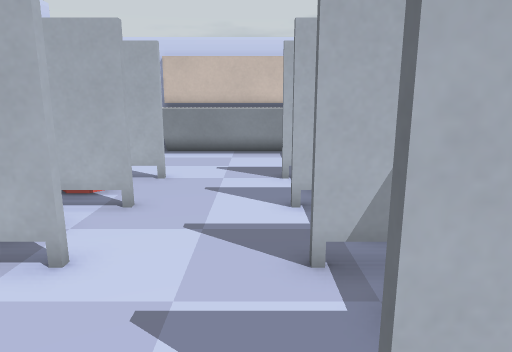
view 1 (above)

21 first-person views from a walk through a level from a Godot 3-D game. The camera is 1.2 m above the floor, tilts 12° down and sees 70° across. The floor is counted in squares, 0.5 m on a side. Each view is taken from the middle of a square. On the plan, view 1 faces up. The plan holds only what a view shows up to about 20 squares ahead; the rest is blank. Door leaves are left out where a doorway can be walked through. Some surface patterns are stand-ins.

view 2
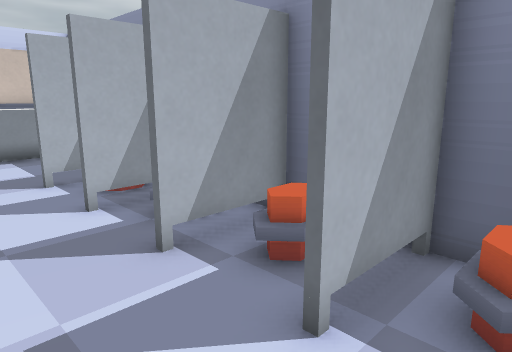

view 3
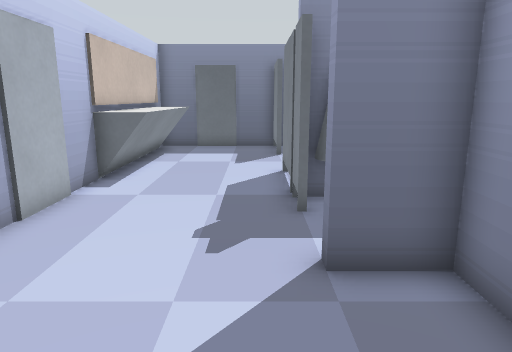

view 4
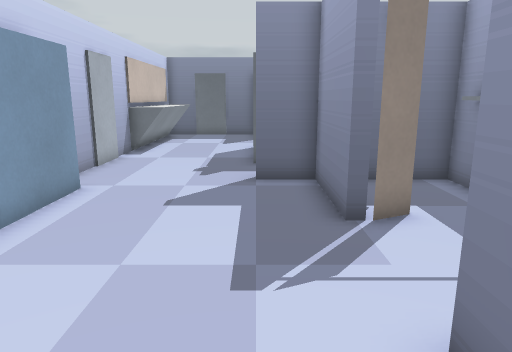

view 5
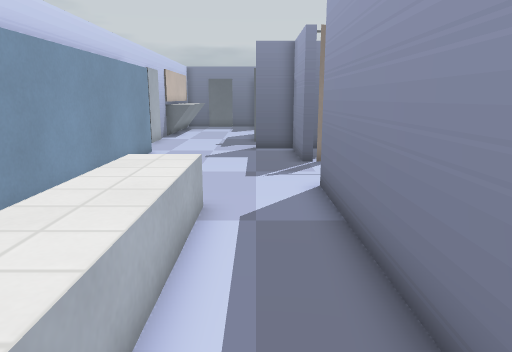

view 6
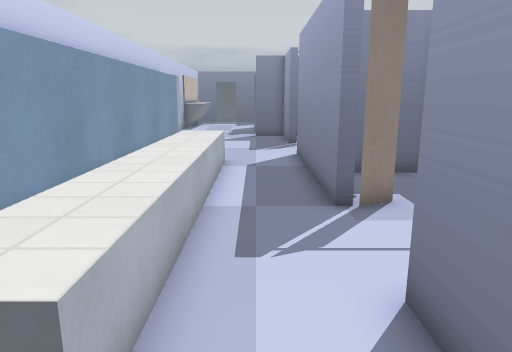

view 7
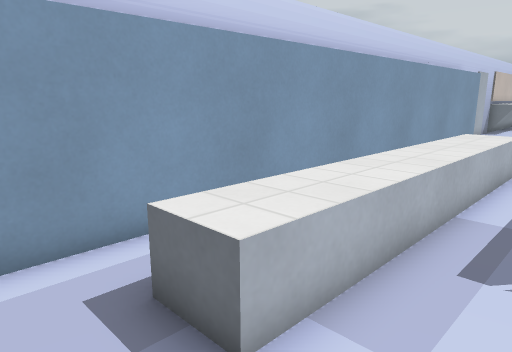

view 8
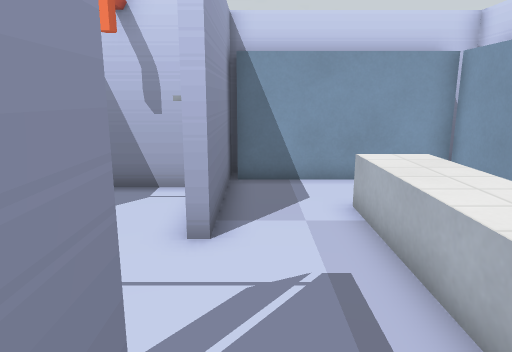

view 9
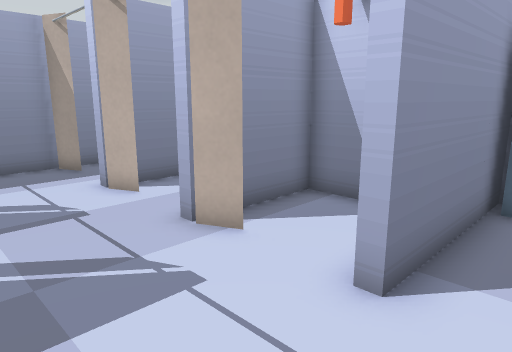

view 10
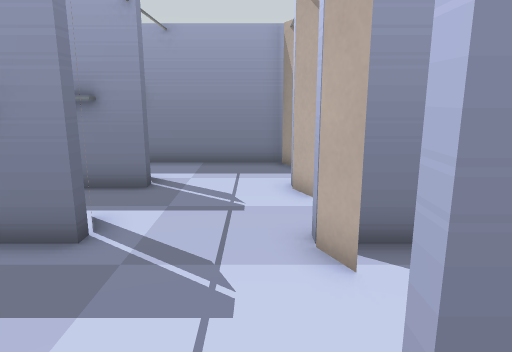

view 11
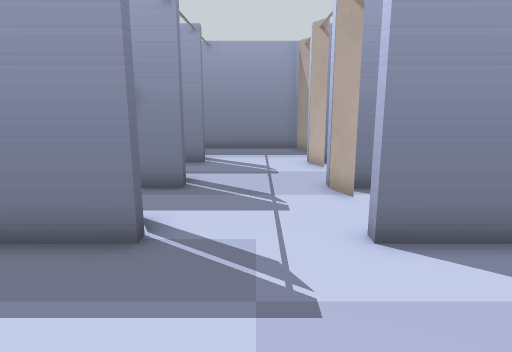

view 12
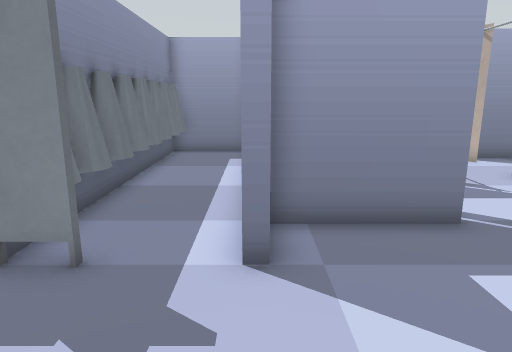

view 13
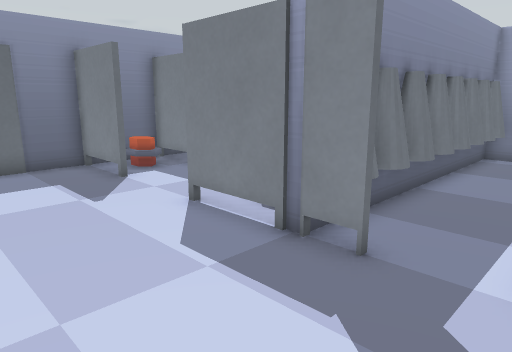

view 14
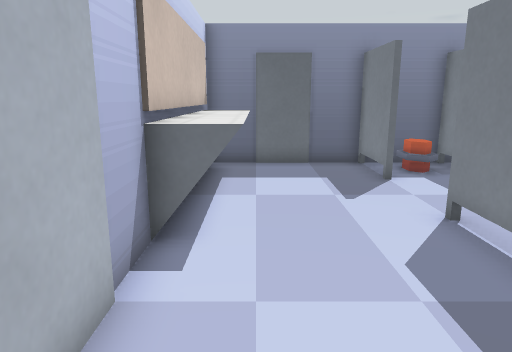

view 15
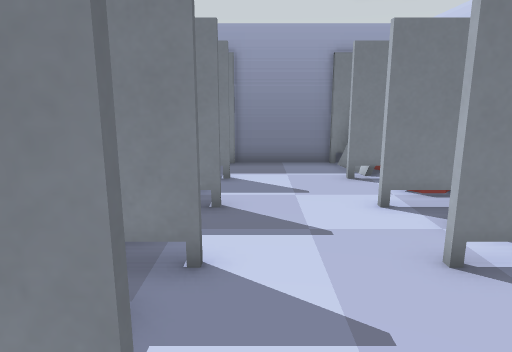

view 16
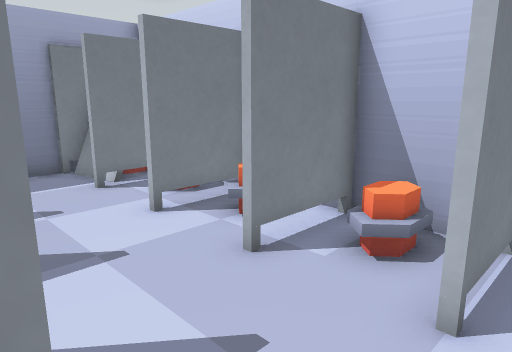

view 17
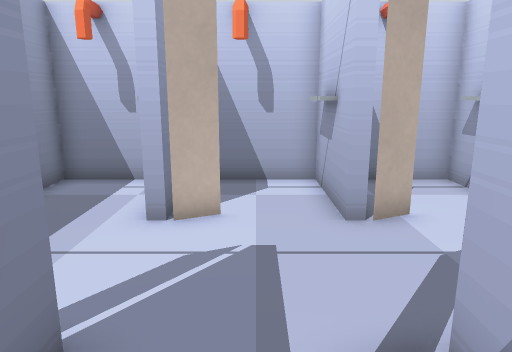

view 18
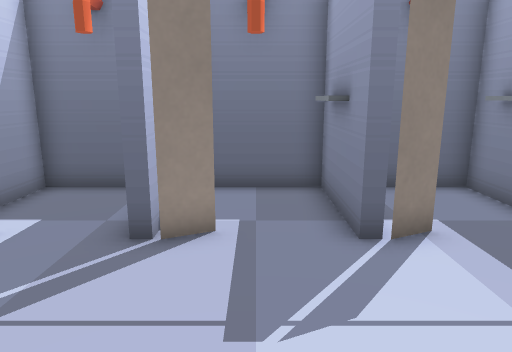

view 19
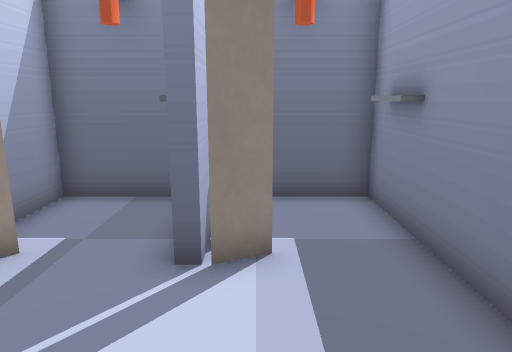

view 20
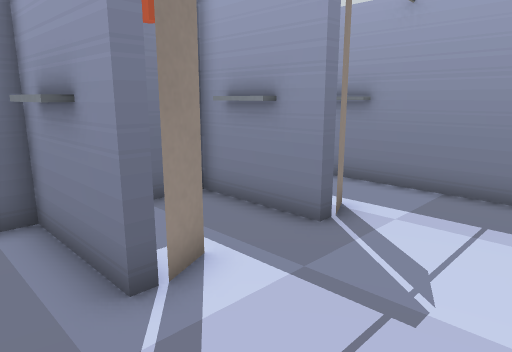

view 21
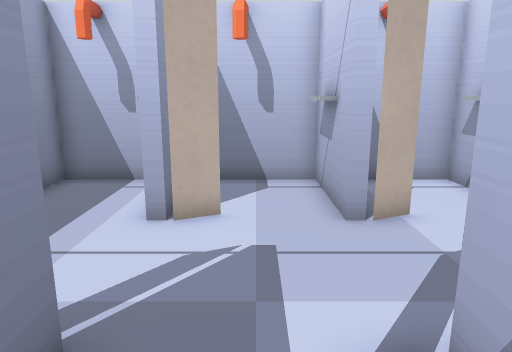

### Floor plan
Key: @ floor where view 1 was taken; # wall or solid block; x gap in a wall; . floor; / step, stairs or slope; D door; = window, fence, low wall or low ledge; ^ raised ledge; O other object.
Columns run from 36 left of view 1 to 4 right of it. Each row starts with its distance up from view 1.
 17                            ##############
 16 #O########################......^^^^^^^^#
 15  O....              ............^^^^^^^xD
 14  O..^^^^^^^^^^^^. ......................D
 13  O..^^^^^^^^^^^^^ ......................D
 12  O..^^^^^^^^^^^^........................#
 11  O...........................#####...####
 10  O........................#..##O/D...DO/#
  9 ######....########....#####..##O/D...DO/#
  8   #.......O#..#.......O#..#..#####...####
  7   #...........#...........#..##O/D...DO/
  6   #..#O.......#..#O.......#..##O/D...DO/
  5   #####...#########...#####..#####...####
  4   #.......O#..#.......O#..#..##O/D...DO #
  3   #...........#...........#..## /D...DO #
  2   #..#O.......#..#O.......#..#####...####
  1   # ###...#########...#####..## ##...DO/#
  0   #.......O   #.......O#..#..#  #=..@D
 -1   #.........  #...........####  ######
 -2   #.. O...... #.. O.......#
 -3   ##############  #########

Where each view was taken, in squares from view 1:
view 1: 0 up, 0 right, facing up
view 2: 0 up, 2 left, facing up-right
view 3: 12 up, 15 left, facing right
view 4: 11 up, 21 left, facing right
view 5: 11 up, 28 left, facing right
view 6: 11 up, 34 left, facing right
view 7: 10 up, 34 left, facing up-right
view 8: 10 up, 24 left, facing left
view 9: 11 up, 26 left, facing down-left
view 10: 11 up, 29 left, facing down
view 11: 15 up, 16 left, facing down
view 12: 16 up, 10 left, facing down
view 13: 16 up, 10 left, facing down-right
view 14: 15 up, 10 left, facing right
view 15: 13 up, 0 right, facing down
view 16: 12 up, 1 right, facing down-left
view 17: 3 up, 11 left, facing left
view 18: 3 up, 20 left, facing right
view 19: 0 up, 19 left, facing right
view 20: 7 up, 30 left, facing down-right
view 21: 3 up, 23 left, facing left
